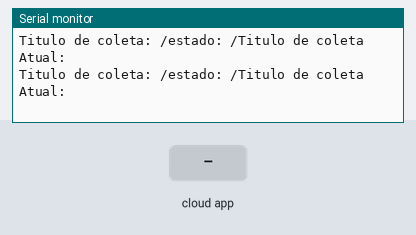
The sketch below on a simulated ESP32. Parts: the last lines printed to the serial monitor. The inputs (shaded band) are chosen by the test bench. WiFi joins after 1.5 s; servers stay silent unless stated; the local clock reads 2024-03-15 10:24:30 at power-on unless the sketch sets it; random numbers use the default seed unless the sketch sets one; the Firebase database answers and starts empty.

Above: at 3.1 s.
3.2 s: the phone or cloud app sets EstadoColeta to ativo
At 3.69 s:
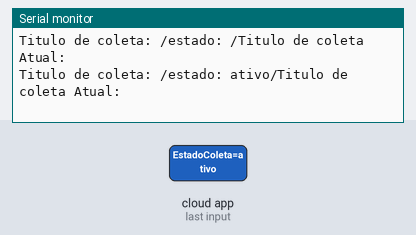
5.3 s: the phone or cloud app sets TituloColeta to ativo
At 6.24 s:
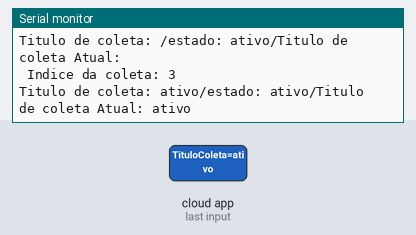
8.3 s: the phone or cloud app sets EstadoColeta to pausado
At 9.4 s:
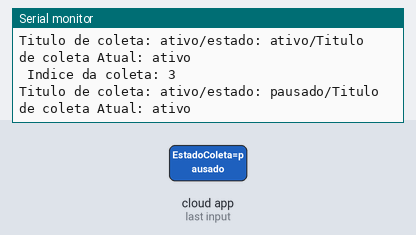
11.3 s: the phone or cloud app sets TituloColeta to pausado
At 13.5 s:
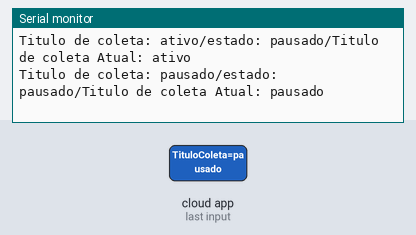
14.3 s: the phone or cloud app sets EstadoColeta to remover
At 15.8 s:
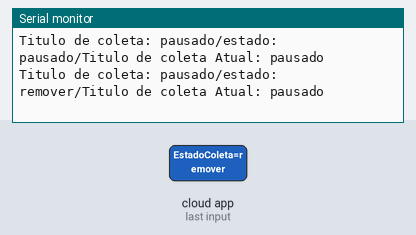
16.5 s: the phone or cloud app sets TituloColeta to remover
At 18.2 s:
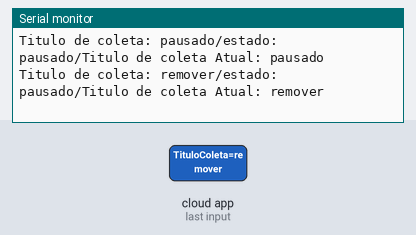
Timing chart, 0 to 19.7 s (numbered marks = the images above; inputs shaded):
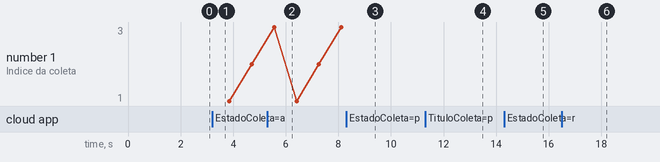

Measured:
- after the input at 3.2 s, the serial monitor: prints a new line after 0.21 s (image 1)
- after the input at 5.3 s, the serial monitor: prints a new line after 0.66 s (image 2)
- after the input at 8.3 s, the serial monitor: prints a new line after 0.21 s (image 3)
- after the input at 11.3 s, the serial monitor: prints a new line after 1.1 s (image 4)
- after the input at 14.3 s, the serial monitor: prints a new line after 0.72 s (image 5)
- after the input at 16.5 s, the serial monitor: prints a new line after 0.77 s (image 6)

The sketch:

teste01_Firebase.h.ino
```cpp
//carregando bibliotecas do projeto
#include <WiFi.h>                  //Conexão WiFi
#include <IOXhop_FirebaseESP32.h>  //Biblioetca para manipular dados do Firebase
#include <sys/time.h>              //Biblioteca para dados do relógio
#include "time.h"

//defines para conectar a internet
#define WIFI_SSID ""
#define WIFI_PASSWORD ""

//Para acessar dados do firebase
#define FIREBASE_HOST ""
#define FIREBASE_AUTH ""


const char* ntpServer = "pool.ntp.org"; //host que irá retornar o tempo Unix para meu micro.


//variáveis globais para ajudar o programa
int indiceColeta = 0;
String tituloColeta = "coleta_01";

void setup() {
  Serial.begin(115200);
  delay(100);

  //Conectar ao WiFi
  conectaWiFi();

  //Iniciar conexão com o FireBase e trocar dados
  Firebase.begin(FIREBASE_HOST, FIREBASE_AUTH);

  //Obter dados de data e hora no formato Unix/Pos do servidor
  Serial.println("Obtendo informações de data e hora do servidor");

  /*String timeUnixString = Firebase.getString("config/TempoUnix");

  //Remove parte dos millisegundos
  timeUnixString.remove(timeUnixString.length() - 3, 3);

  //Obtem o fuso horário
  String fusoHorarioString = Firebase.getString("config/FusoHorario");

  //Converte instante para um inteiro de 32 bits com sinal
  int32_t timeUnix = atoi(timeUnixString.c_str());

  //Converte o fuso para um inteiro de 32 bits com sinal
  int32_t fusoHorario = (atoi(fusoHorarioString.c_str()) * 3600);

  //Acrescenta o fuso horáio ao instante
  timeUnix = timeUnix + fusoHorario;*/

  uint32_t timeUnix; //Criando variável de tempo

  //Obtem o fuso horário
  String fusoHorarioString = Firebase.getString("config/FusoHorario");

  int32_t fusoHorario = (atoi(fusoHorarioString.c_str()) * 3600);//Puxando fuso horário

  configTime(0, 0, ntpServer);//Irá puxar o horário para o timer interno do ESP32.

  timeUnix = getTime(); // pegando valor Unix

  Firebase.setString("config/TempoUnix",String(timeUnix));//Enviando para o servidor o horário coletado

  timeUnix=timeUnix+fusoHorario;//corrigindo horário para utilizar no esp, devido ao fusohorário


  //ajuste o instante no esp32
  ajustaTempoUnix(timeUnix);

  Serial.println("Testando normalmente e vendo se funciona.");
  //envia para a serial o instante em um formato amigável
  mostraTempo();
}

void loop() {
  conectaWiFi();  //Verifica e estabelece conxão com WiFi
  //Serial.println("Estou funcionando");

  //Obtem string da coleta
  String estado = Firebase.getString("config/EstadoColeta");

  //Obtem título da coleta
  String tituloColetaAtual = Firebase.getString("config/TituloColeta");

  //se a coleta tem um novo nome, reinicia contador do índice
  if (tituloColeta != tituloColetaAtual) indiceColeta = 0;

  //Atribui o nome atual à coleta
  tituloColeta = tituloColetaAtual;

  Serial.println("Titulo de coleta: " + tituloColeta + "/estado: " + estado + "/Titulo de coleta Atual: " + tituloColetaAtual);

  if (estado == "ativo") {
    atualizaDados();
    delay(100);
  }
  if (estado == "pausado") {
    delay(1000);
    return;
  }
  if (estado == "remover") {
    Firebase.setString("config/EstadoColeta", "pausado");
    delay(100);
    Firebase.setString(tituloColeta, "deletando...");
    delay(100);
    Firebase.remove(tituloColeta);
    return;
  }
}

//Escrevendo as funções
void atualizaDados() {
  const size_t capacity = JSON_OBJECT_SIZE(3);

  //Cria um buffer para o json
  DynamicJsonBuffer jsonBuffer(capacity);

  //Cria um objeto para representar o json
  JsonObject& json = jsonBuffer.createObject();

  //Gerar valores aleatórios para tensão e corrente apenas como teste
  float tensao = random(118, 137);
  float corrente = random(18, 32);

  //Armazena instante atual
  time_t instanteAtual = obtemInstante();

  //Monta o json
  json["tensão (V)"] = tensao;
  json["Corrente (A)"] = corrente;
  json["Instante (Unix_s)"] = instanteAtual;

  Firebase.set("tensao", tensao);
  if (Firebase.failed()) {
    Serial.println("Erro ao ajustar tensao.");
    Serial.println(Firebase.error());
    return;
  }

  //Atualiza campo independente de corrente
  Firebase.set("corrente", corrente);
  if (Firebase.failed()) {
    Serial.println("Erro ao ajustar corrente");
    Serial.println(Firebase.error());
    return;
  }

  //Atualiza o registro de coleta com um json montado e avalia uma falha;
  //Note que necessito do índice do registro.
  Firebase.set(tituloColeta + "/" + String(indiceColeta), json);  //Cria um novo registro no endereço tituloColeta
  if (Firebase.failed()) {
    Serial.println("Erro ajustando " + String(tituloColeta));
    Serial.println(Firebase.error());
    return;
  }

  //incrementa o indice da coleta
  indiceColeta++;
  Serial.println("\n Indice da coleta: " + String(indiceColeta));
}

int ajustaTempoUnix(int32_t unixtime) {
  struct timeval epoca = { (unixtime), 0 };
  return settimeofday((const timeval*)&epoca, NULL);
}

void mostraTempo() {
  struct tm agora;
  getLocalTime(&agora, 0);
  Serial.println(&agora, "%d %B %Y %H: %M: %S (%A)");
}

time_t obtemInstante() {
  struct timeval tempo;

  gettimeofday(&tempo, NULL);

  return tempo.tv_sec;
}

void conectaWiFi() {
  if (WiFi.status() != WL_CONNECTED) {
    WiFi.begin(WIFI_SSID, WIFI_PASSWORD);
    Serial.print("conectando");

    while (WiFi.status() != WL_CONNECTED) {
      Serial.print(".");
      delay(500);
    }

    Serial.println();
    Serial.print("Conectado em: ");
    Serial.println(WiFi.localIP());
  }
}

uint32_t getTime() {
  time_t now;
  struct tm timeinfo;
  if (!getLocalTime(&timeinfo)) {
    //Serial.println("Failed to obtain time");
    return(0);
  }
  time(&now);
  return now;
}
```
